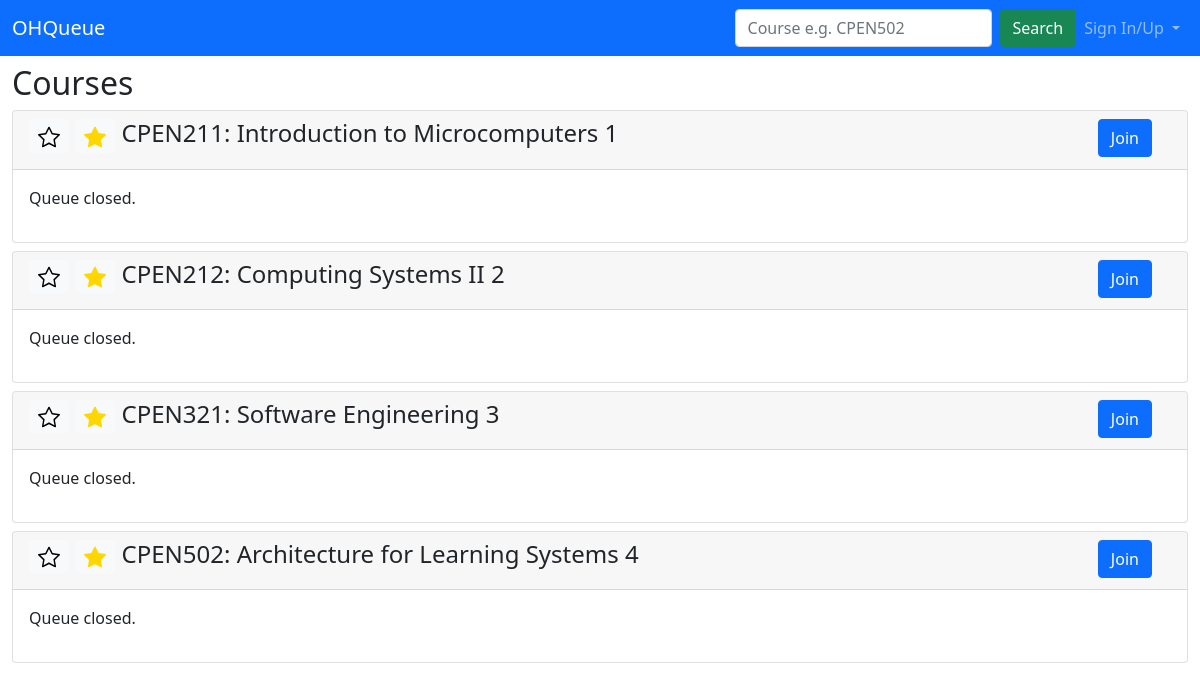
The app's page /, older data.
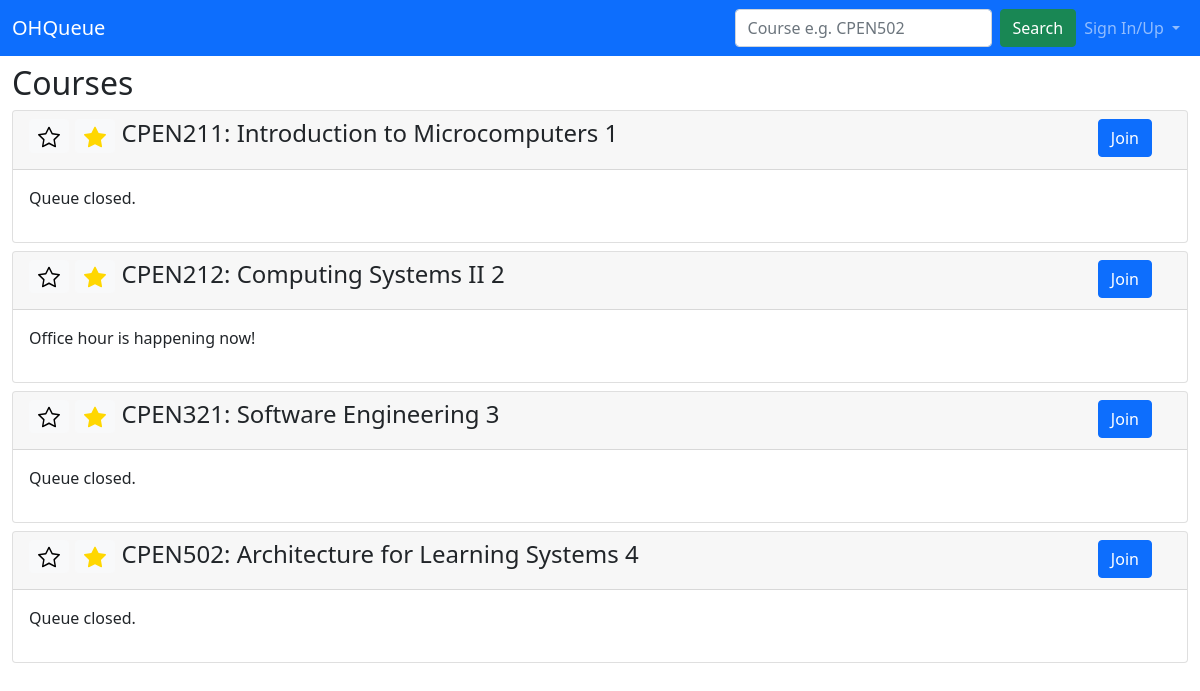
The same page, newer data.
### ohq/models.py (models this page shows, shortened)
class Course(models.Model):
    code = models.CharField(max_length=10)
    subject = models.CharField(null=False,
        max_length=5,
        choices=SUBJECT_CODE,
        default=CPEN)
    number = models.IntegerField(default=0)
    session = models.CharField(max_length=5, default="")
    semester = models.CharField(null=False,
        max_length=2,
        choices=SEMESTER,
        default=W1)
    course_name = models.CharField(max_length=100, default="")
    status = models.BooleanField(default=False)
    meeting_link = models.URLField(default="")

### ohq/views.py (the view)
class CourseListView(generic.ListView):
    model = Course
    template_name = "course_list.html"
    context_object_name = "course_list"

### ohq/templates/ohq/course_list.html (shortened to what this page needs)
<!DOCTYPE html>
<html lang="en">
<head>
    {% load static %}
    <link href="https://cdn.jsdelivr.net/npm/bootstrap@5.1.3/dist/css/bootstrap.min.css" rel="stylesheet">
</head>
<body>
  <nav class="navbar navbar-expand-lg navbar-dark bg-primary">
    <div class="container-fluid">
      <a class="navbar-brand" href="/">OHQueue</a>
      <div class="collapse navbar-collapse justify-content-end" id="navbarSupportedContent">
        <form class="d-flex" action="{% url 'ohq:search' %}" method="post">
          <input class="form-control me-2" type="search" placeholder="Course e.g. CPEN502" aria-label="Search">
          <button class="btn btn-success" type="submit">Search</button>
        </form>
        {% if user.is_authenticated %}
        <ul class="navbar-nav mb-2 mb-lg-0">
          <li class="nav-item dropdown">
            <a class="nav-link dropdown-toggle" href="#" id="navbarDropdown" role="button" data-bs-toggle="dropdown" aria-expanded="false">
              {{ user.username }}
            </a>
            <ul class="dropdown-menu dropdown-menu-end" aria-labelledby="navbarDropdown">
              <li><a class="dropdown-item text-center"" href="#">Manage Password</a></li>
              <li><a class="dropdown-item text-center"" href="{% url 'ohq:logout' %}">Sign Out</a></li>
            </ul>
          </li>
        </ul>
        {% else %}
        <ul class="navbar-nav mb-2 mb-lg-0">
          <li class="nav-item dropdown">
            <a class="nav-link dropdown-toggle" href="#" id="navbarDropdown" role="button" data-bs-toggle="dropdown" aria-expanded="false">
              Sign In/Up
            </a>
          </li>
        </ul>
        {% endif %}
      </div>
    </div>
  </nav>
    <div class="container-fluid mt-2">
        <h2>Courses</h2>
        <div class="card-columns-vertical">
            {% for course in course_list %}
                <div class="card mt-2">
                    <div class="card-header">
                      <div class="row justify-content-between">
                        <div class="col-11">
                          <h4>
                            <button type="button" class="btn btn-sm btn-light">
                            </button>
                            <button type="button" class="btn btn-sm btn-light">
                            </button>
                            {{ course.code }}: {{ course.course_name }} {{ course.id }}
                        </h4>
                        </div>
                        <div class="col-1">
                          <input type=button class="btn btn-primary" onClick="location.href='course/{{ course.id }}'"
                                  value='Join'>
                        </div>
                      </div>
                    </div>
                    <div class="card-body">
                        <p>
                            {% if course.status %}
                                Office hour is happening now!
                            {% else %}
                                Queue closed.
                            {% endif %}
                        </p>
                    </div>
                </div>
            {% endfor %}
        </div>
    </div>
</body>

Row changes from the older to the newer data that the page shows:
changed Course "CPEN212": status "Queue closed." → "Office hour is happening now!"
